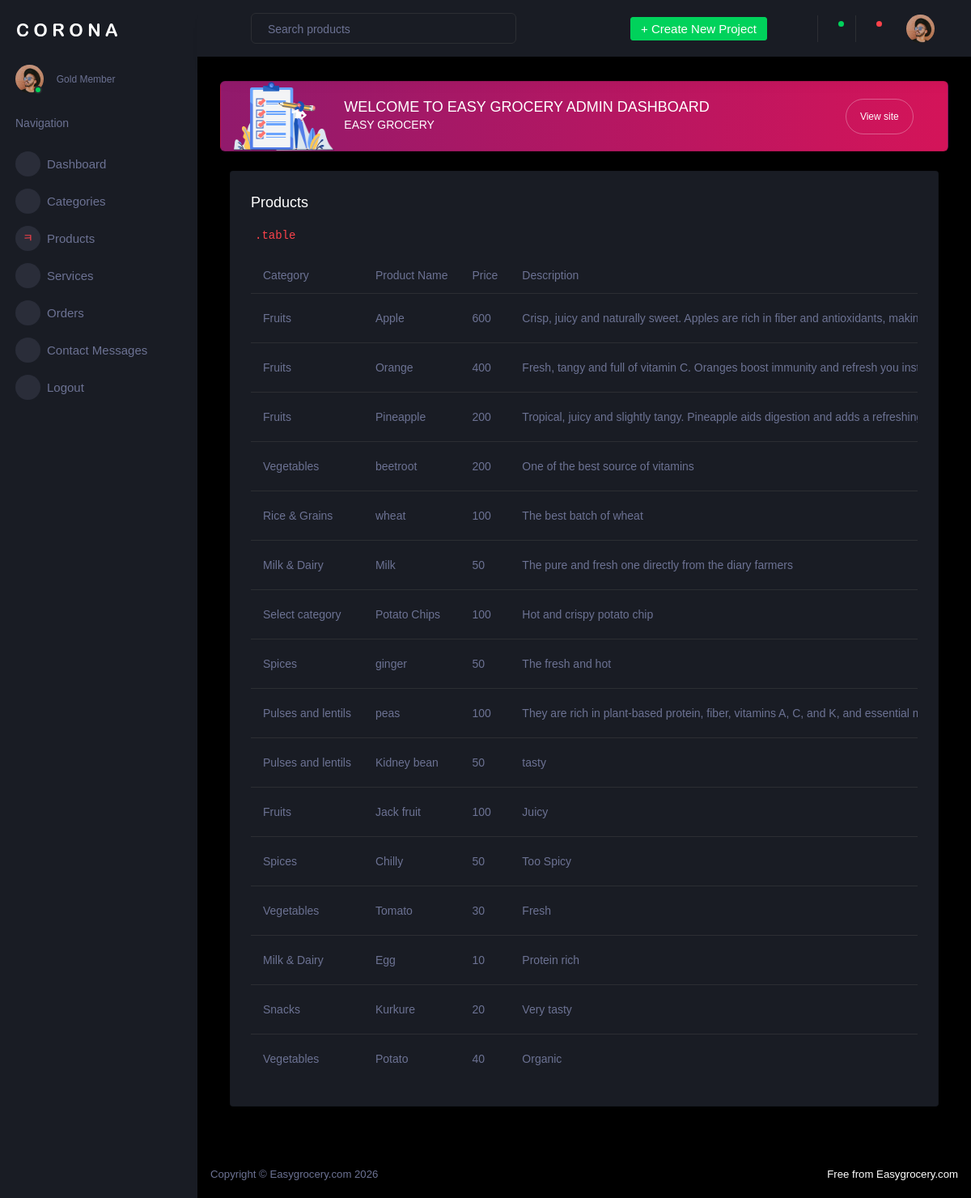
Screenshot of /Store/view_product/ with the database file from the repository.
### Adminapp/models.py (models this page shows, shortened)
class ProductDb(models.Model):
    Category_name=models.CharField(max_length=100)
    Product_name=models.CharField(max_length=100,unique=True)
    Price=models.IntegerField()
    Description=models.TextField()
    ProductImage=models.ImageField(upload_to='products')

### Adminapp/views.py (the view)
# urls.py: path('view_product/',views.display_product,name="view_product"),
def display_product(request):
    product=ProductDb.objects.all()
    return render(request,"view_product.html",{'product':product})

### Adminapp/templates/view_product.html (shortened to what this page needs)
<!DOCTYPE html>
{%  extends 'dashboard.html'   %}
{%   block content   %}
<html lang="en">
<head>
</head>
<body>
<div class="col-lg-12 grid-margin stretch-card">
                <div class="card">
                  <div class="card-body">
                    <h4 class="card-title">Products</h4>
                    <p class="card-description">  <code>.table</code>
                    </p>
                    <div class="table-responsive">
                      <table class="table">
                        <thead>
                          <tr>
                            <th>Category</th>
                            <th>Product Name</th>
                            <th>Price</th>
                            <th>Description</th>
                          </tr>
                        </thead>
                        <tbody>
                        {% for i in product %}
                         <tr>
                           <td>{{i.Category_name}}</td>
                           <td>{{i.Product_name}}</td>
                           <td>{{i.Price}}</td>
                           <td>{{i.Description}}</td>
                          </tr>
                         {%   endfor   %}
                        </tbody>
                      </table>
                    </div>
                  </div>
                </div>
              </div>
</body>
</html>
{%  endblock   %}

### rows the page displays
ProductDb: Category_name "Fruits", Product_name "Apple", Price "600", Description "Crisp, juicy and naturally sweet. Apples are rich in fiber and antioxidants,…"
ProductDb: Category_name "Fruits", Product_name "Orange", Price "400", Description "Fresh, tangy and full of vitamin C. Oranges boost immunity and refresh you…"
ProductDb: Category_name "Fruits", Product_name "Pineapple", Price "200", Description "Tropical, juicy and slightly tangy. Pineapple aids digestion and adds a…"
ProductDb: Category_name "Vegetables", Product_name "beetroot", Price "200", Description "One of the best source of vitamins"
ProductDb: Category_name "Rice & Grains", Product_name "wheat", Price "100", Description "The best batch of wheat"
ProductDb: Category_name "Milk & Dairy", Product_name "Milk", Price "50", Description "The pure and fresh one directly from the diary farmers"
ProductDb: Category_name "Select category", Product_name "Potato Chips", Price "100", Description "Hot and crispy potato chip"
ProductDb: Category_name "Spices", Product_name "ginger", Price "50", Description "The fresh and hot"
ProductDb: Category_name "Pulses and lentils", Product_name "peas", Price "100", Description "They are rich in plant-based protein, fiber, vitamins A, C, and K, and essential…"
ProductDb: Category_name "Pulses and lentils", Product_name "Kidney bean", Price "50", Description "tasty"
ProductDb: Category_name "Fruits", Product_name "Jack fruit", Price "100", Description "Juicy"
ProductDb: Category_name "Spices", Product_name "Chilly", Price "50", Description "Too Spicy"
ProductDb: Category_name "Vegetables", Product_name "Tomato", Price "30", Description "Fresh"
ProductDb: Category_name "Milk & Dairy", Product_name "Egg", Price "10", Description "Protein rich"
ProductDb: Category_name "Snacks", Product_name "Kurkure", Price "20", Description "Very tasty"
ProductDb: Category_name "Vegetables", Product_name "Potato", Price "40", Description "Organic"
